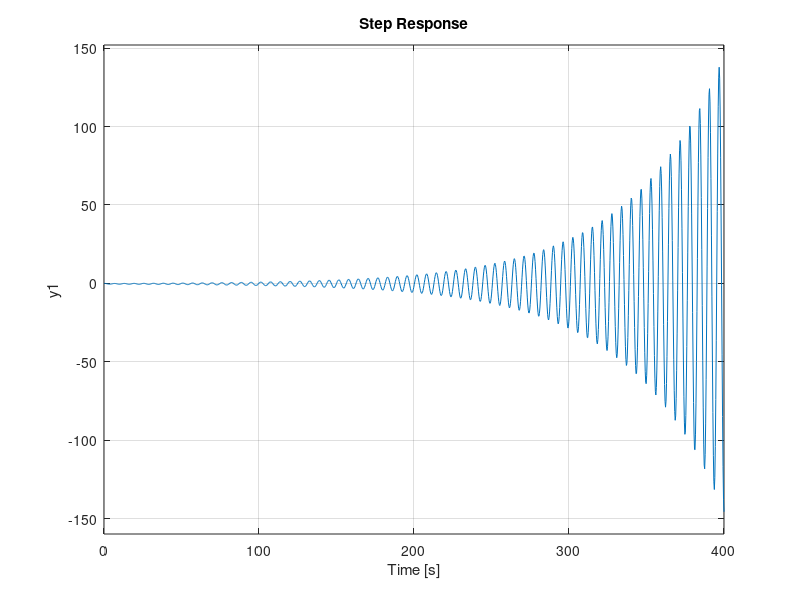

Write MATLAB code to recreate this figure.
function problem7

gain = -0.005;
n = gain*[0 1 16 60];
d = gain*[1 6 8 0];
[A, B, C, D] = tf2ss(n, 1 + d);
sys = ss(A, B, C, 0);
disp(eig(A));
step(sys);
